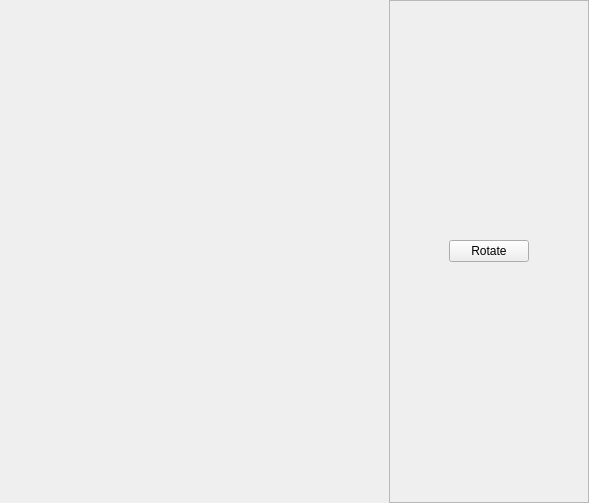
<?xml version="1.0" encoding="UTF-8"?>
<ui version="4.0">
 <class>EmulatorWindow</class>
 <widget class="QFrame" name="EmulatorWindow">
  <property name="geometry">
   <rect>
    <x>0</x>
    <y>0</y>
    <width>589</width>
    <height>503</height>
   </rect>
  </property>
  <property name="windowTitle">
   <string>Form</string>
  </property>
  <layout class="QHBoxLayout" name="horizontalLayout">
   <property name="leftMargin">
    <number>0</number>
   </property>
   <property name="topMargin">
    <number>0</number>
   </property>
   <property name="rightMargin">
    <number>0</number>
   </property>
   <property name="bottomMargin">
    <number>0</number>
   </property>
   <item>
    <spacer name="horizontalSpacer">
     <property name="orientation">
      <enum>Qt::Horizontal</enum>
     </property>
     <property name="sizeHint" stdset="0">
      <size>
       <width>40</width>
       <height>20</height>
      </size>
     </property>
    </spacer>
   </item>
   <item>
    <widget class="QFrame" name="uiFrame">
     <property name="sizePolicy">
      <sizepolicy hsizetype="Fixed" vsizetype="Preferred">
       <horstretch>0</horstretch>
       <verstretch>0</verstretch>
      </sizepolicy>
     </property>
     <property name="minimumSize">
      <size>
       <width>200</width>
       <height>0</height>
      </size>
     </property>
     <property name="maximumSize">
      <size>
       <width>200</width>
       <height>16777215</height>
      </size>
     </property>
     <property name="autoFillBackground">
      <bool>true</bool>
     </property>
     <property name="frameShape">
      <enum>QFrame::StyledPanel</enum>
     </property>
     <property name="frameShadow">
      <enum>QFrame::Raised</enum>
     </property>
     <layout class="QHBoxLayout" name="horizontalLayout_2">
      <item>
       <spacer name="horizontalSpacer_2">
        <property name="orientation">
         <enum>Qt::Horizontal</enum>
        </property>
        <property name="sizeHint" stdset="0">
         <size>
          <width>40</width>
          <height>20</height>
         </size>
        </property>
       </spacer>
      </item>
      <item>
       <widget class="QPushButton" name="rotate">
        <property name="text">
         <string>Rotate</string>
        </property>
        <property name="icon">
         <iconset resource="resources.qrc">
          <normaloff>:/images/rotate-right.png</normaloff>:/images/rotate-right.png</iconset>
        </property>
       </widget>
      </item>
      <item>
       <spacer name="horizontalSpacer_3">
        <property name="orientation">
         <enum>Qt::Horizontal</enum>
        </property>
        <property name="sizeHint" stdset="0">
         <size>
          <width>40</width>
          <height>20</height>
         </size>
        </property>
       </spacer>
      </item>
     </layout>
    </widget>
   </item>
  </layout>
 </widget>
 <resources>
  <include location="resources.qrc"/>
 </resources>
 <connections/>
</ui>
